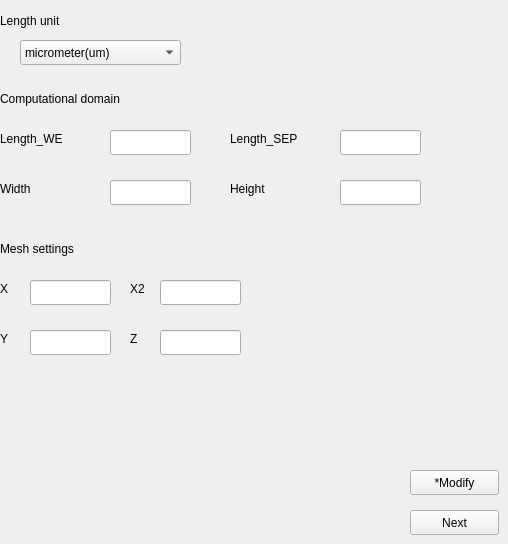
   <widget class="QWidget" name="tab">
    <attribute name="title">
     <string>Geometry-&gt;</string>
    </attribute>
    <widget class="QComboBox" name="unit_select_box">
     <property name="geometry">
      <rect>
       <x>20</x>
       <y>40</y>
       <width>161</width>
       <height>25</height>
      </rect>
     </property>
     <item>
      <property name="text">
       <string>micrometer(um)</string>
      </property>
     </item>
     <item>
      <property name="text">
       <string>millimeter(mm)</string>
      </property>
     </item>
     <item>
      <property name="text">
       <string>meter(m)</string>
      </property>
     </item>
    </widget>
    <widget class="QLabel" name="label">
     <property name="geometry">
      <rect>
       <x>0</x>
       <y>10</y>
       <width>111</width>
       <height>21</height>
      </rect>
     </property>
     <property name="text">
      <string>Length unit</string>
     </property>
    </widget>
    <widget class="QLabel" name="label_5">
     <property name="geometry">
      <rect>
       <x>230</x>
       <y>180</y>
       <width>81</width>
       <height>17</height>
      </rect>
     </property>
     <property name="text">
      <string>Height</string>
     </property>
    </widget>
    <widget class="QLineEdit" name="length_lineEdit">
     <property name="geometry">
      <rect>
       <x>110</x>
       <y>130</y>
       <width>81</width>
       <height>25</height>
      </rect>
     </property>
    </widget>
    <widget class="QLineEdit" name="width_lineEdit">
     <property name="geometry">
      <rect>
       <x>110</x>
       <y>180</y>
       <width>81</width>
       <height>25</height>
      </rect>
     </property>
    </widget>
    <widget class="QLabel" name="label_4">
     <property name="geometry">
      <rect>
       <x>0</x>
       <y>180</y>
       <width>71</width>
       <height>17</height>
      </rect>
     </property>
     <property name="text">
      <string>Width</string>
     </property>
    </widget>
    <widget class="QLabel" name="label_2">
     <property name="geometry">
      <rect>
       <x>0</x>
       <y>90</y>
       <width>221</width>
       <height>17</height>
      </rect>
     </property>
     <property name="text">
      <string>Computational domain</string>
     </property>
    </widget>
    <widget class="QLabel" name="label_3">
     <property name="geometry">
      <rect>
       <x>0</x>
       <y>130</y>
       <width>101</width>
       <height>17</height>
      </rect>
     </property>
     <property name="text">
      <string>Length_WE</string>
     </property>
    </widget>
    <widget class="QLineEdit" name="height_lineEdit">
     <property name="geometry">
      <rect>
       <x>340</x>
       <y>180</y>
       <width>81</width>
       <height>25</height>
      </rect>
     </property>
    </widget>
    <widget class="QLineEdit" name="length2_lineEdit">
     <property name="geometry">
      <rect>
       <x>340</x>
       <y>130</y>
       <width>81</width>
       <height>25</height>
      </rect>
     </property>
    </widget>
    <widget class="QLineEdit" name="z_divide_lineEdit">
     <property name="geometry">
      <rect>
       <x>160</x>
       <y>330</y>
       <width>81</width>
       <height>25</height>
      </rect>
     </property>
    </widget>
    <widget class="QLabel" name="label_8">
     <property name="geometry">
      <rect>
       <x>0</x>
       <y>280</y>
       <width>16</width>
       <height>17</height>
      </rect>
     </property>
     <property name="text">
      <string>X</string>
     </property>
    </widget>
    <widget class="QLabel" name="label_9">
     <property name="geometry">
      <rect>
       <x>0</x>
       <y>330</y>
       <width>16</width>
       <height>17</height>
      </rect>
     </property>
     <property name="text">
      <string>Y</string>
     </property>
    </widget>
    <widget class="QLabel" name="label_10">
     <property name="geometry">
      <rect>
       <x>130</x>
       <y>330</y>
       <width>16</width>
       <height>17</height>
      </rect>
     </property>
     <property name="text">
      <string>Z</string>
     </property>
    </widget>
    <widget class="QLineEdit" name="x_divide_lineEdit">
     <property name="geometry">
      <rect>
       <x>30</x>
       <y>280</y>
       <width>81</width>
       <height>25</height>
      </rect>
     </property>
    </widget>
    <widget class="QLabel" name="label_7">
     <property name="geometry">
      <rect>
       <x>0</x>
       <y>240</y>
       <width>261</width>
       <height>17</height>
      </rect>
     </property>
     <property name="text">
      <string>Mesh settings</string>
     </property>
    </widget>
    <widget class="QLineEdit" name="y_divide_lineEdit">
     <property name="geometry">
      <rect>
       <x>30</x>
       <y>330</y>
       <width>81</width>
       <height>25</height>
      </rect>
     </property>
    </widget>
    <widget class="QPushButton" name="change_geometry_button">
     <property name="geometry">
      <rect>
       <x>410</x>
       <y>470</y>
       <width>89</width>
       <height>25</height>
      </rect>
     </property>
     <property name="text">
      <string>*Modify</string>
     </property>
    </widget>
    <widget class="QPushButton" name="run_geometry_button">
     <property name="geometry">
      <rect>
       <x>410</x>
       <y>510</y>
       <width>89</width>
       <height>25</height>
      </rect>
     </property>
     <property name="text">
      <string>Next</string>
     </property>
    </widget>
    <widget class="QLabel" name="label_31">
     <property name="geometry">
      <rect>
       <x>230</x>
       <y>130</y>
       <width>91</width>
       <height>17</height>
      </rect>
     </property>
     <property name="text">
      <string>Length_SEP</string>
     </property>
    </widget>
    <widget class="QLabel" name="label_34">
     <property name="geometry">
      <rect>
       <x>130</x>
       <y>280</y>
       <width>21</width>
       <height>17</height>
      </rect>
     </property>
     <property name="text">
      <string>X2</string>
     </property>
    </widget>
    <widget class="QLineEdit" name="x2_divide_lineEdit">
     <property name="geometry">
      <rect>
       <x>160</x>
       <y>280</y>
       <width>81</width>
       <height>25</height>
      </rect>
     </property>
    </widget>
   </widget>
